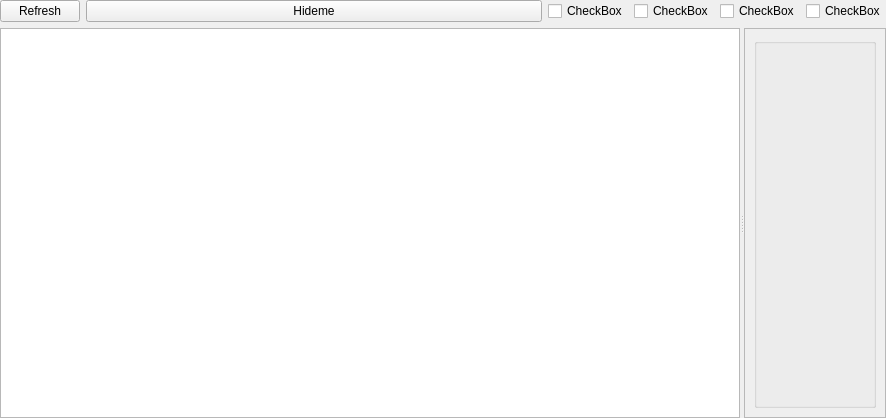
<?xml version="1.0" encoding="UTF-8"?>
<ui version="4.0">
 <class>Form</class>
 <widget class="QWidget" name="Form">
  <property name="geometry">
   <rect>
    <x>0</x>
    <y>0</y>
    <width>886</width>
    <height>418</height>
   </rect>
  </property>
  <property name="windowTitle">
   <string>Form</string>
  </property>
  <layout class="QGridLayout" name="gridLayout">
   <property name="leftMargin">
    <number>0</number>
   </property>
   <property name="topMargin">
    <number>0</number>
   </property>
   <property name="rightMargin">
    <number>0</number>
   </property>
   <property name="bottomMargin">
    <number>0</number>
   </property>
   <item row="0" column="0">
    <layout class="QHBoxLayout" name="horizontalLayout_2" stretch="0,1,0,0,0,0">
     <property name="sizeConstraint">
      <enum>QLayout::SetMinimumSize</enum>
     </property>
     <item>
      <widget class="QPushButton" name="widget_Table_Update">
       <property name="text">
        <string>Refresh</string>
       </property>
      </widget>
     </item>
     <item>
      <widget class="QPushButton" name="widget_Hideme">
       <property name="enabled">
        <bool>true</bool>
       </property>
       <property name="text">
        <string>Hideme</string>
       </property>
      </widget>
     </item>
     <item>
      <widget class="QCheckBox" name="widget_table_checkBox_0">
       <property name="text">
        <string>CheckBox</string>
       </property>
      </widget>
     </item>
     <item>
      <widget class="QCheckBox" name="widget_table_checkBox_1">
       <property name="text">
        <string>CheckBox</string>
       </property>
      </widget>
     </item>
     <item>
      <widget class="QCheckBox" name="widget_table_checkBox_2">
       <property name="text">
        <string>CheckBox</string>
       </property>
      </widget>
     </item>
     <item>
      <widget class="QCheckBox" name="widget_table_checkBox_3">
       <property name="text">
        <string>CheckBox</string>
       </property>
      </widget>
     </item>
    </layout>
   </item>
   <item row="1" column="0">
    <widget class="QSplitter" name="hsplitter">
     <property name="orientation">
      <enum>Qt::Horizontal</enum>
     </property>
     <widget class="Widget_X4_Table_Tree" name="widget_tree_view">
      <attribute name="headerVisible">
       <bool>false</bool>
      </attribute>
      <column>
       <property name="text">
        <string notr="true">1</string>
       </property>
      </column>
     </widget>
     <widget class="QScrollArea" name="scrollArea_2">
      <property name="widgetResizable">
       <bool>true</bool>
      </property>
      <widget class="QWidget" name="scrollAreaWidgetContents_2">
       <property name="geometry">
        <rect>
         <x>0</x>
         <y>0</y>
         <width>114</width>
         <height>204</height>
        </rect>
       </property>
       <layout class="QGridLayout" name="gridLayout_5">
        <item row="0" column="0">
         <widget class="Widget_X4_Table_Item_Info" name="widget_item_info">
          <property name="title">
           <string/>
          </property>
         </widget>
        </item>
       </layout>
      </widget>
     </widget>
    </widget>
   </item>
  </layout>
 </widget>
 <customwidgets>
  <customwidget>
   <class>Widget_X4_Table_Item_Info</class>
   <extends>QGroupBox</extends>
   <header>Plugins.GUI.Edit_Table_Window</header>
   <container>1</container>
  </customwidget>
  <customwidget>
   <class>Widget_X4_Table_Tree</class>
   <extends>QTreeWidget</extends>
   <header>Plugins.GUI.Edit_Table_Window</header>
  </customwidget>
 </customwidgets>
 <resources/>
 <connections/>
</ui>
